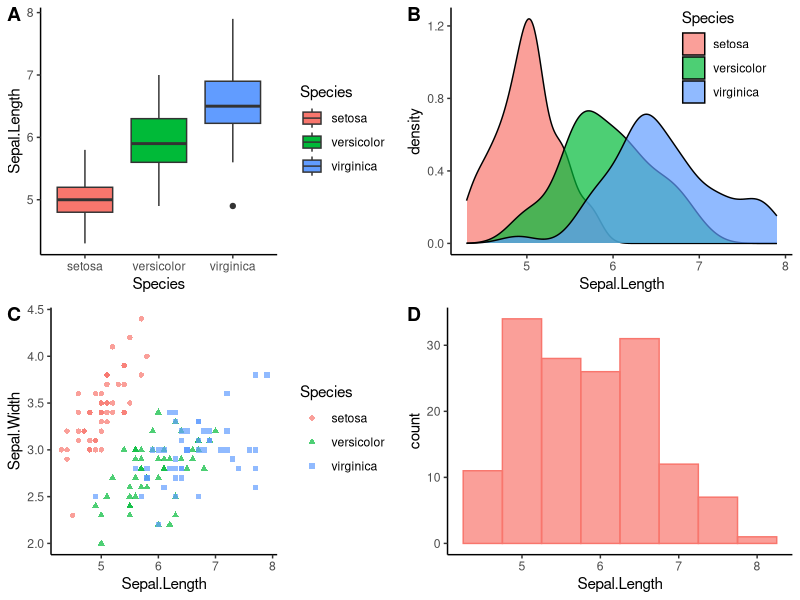

Recreate this plot in R. (Note: this script raises an error after producing the figure.)
## ---- chunk 1
knitr::opts_chunk$set(echo = TRUE)
## ---- chunk 2
library(cowplot)
library(ggplot2)
## ---- chunk 3
iris1 <- ggplot(iris, aes(x = Species, y = Sepal.Length, fill = Species)) +
  geom_boxplot() + 
  theme_classic()

iris2 <- ggplot(iris, aes(x = Sepal.Length, fill = Species)) +
  geom_density(alpha = 0.7) + 
  theme_classic() +
  theme(legend.position = c(0.8, 0.8))


iris3 <- ggplot(iris, aes(x = Sepal.Length, y = Sepal.Width, shape=Species, color=Species)) +
  geom_point(alpha = 0.7) + 
  theme_classic()

iris4 <- ggplot(iris, aes(x = Sepal.Length, colour="black", fill = "lightblue")) +
  geom_histogram(binwidth = 0.5, alpha = 0.7) +
  guides(colour = FALSE, fill = FALSE)+
  theme_classic() 

plot_grid(iris1, iris2, iris3, iris4, labels = "AUTO")
## ---- chunk 4
knitr::include_graphics("Figures/Sample vs population.png")
